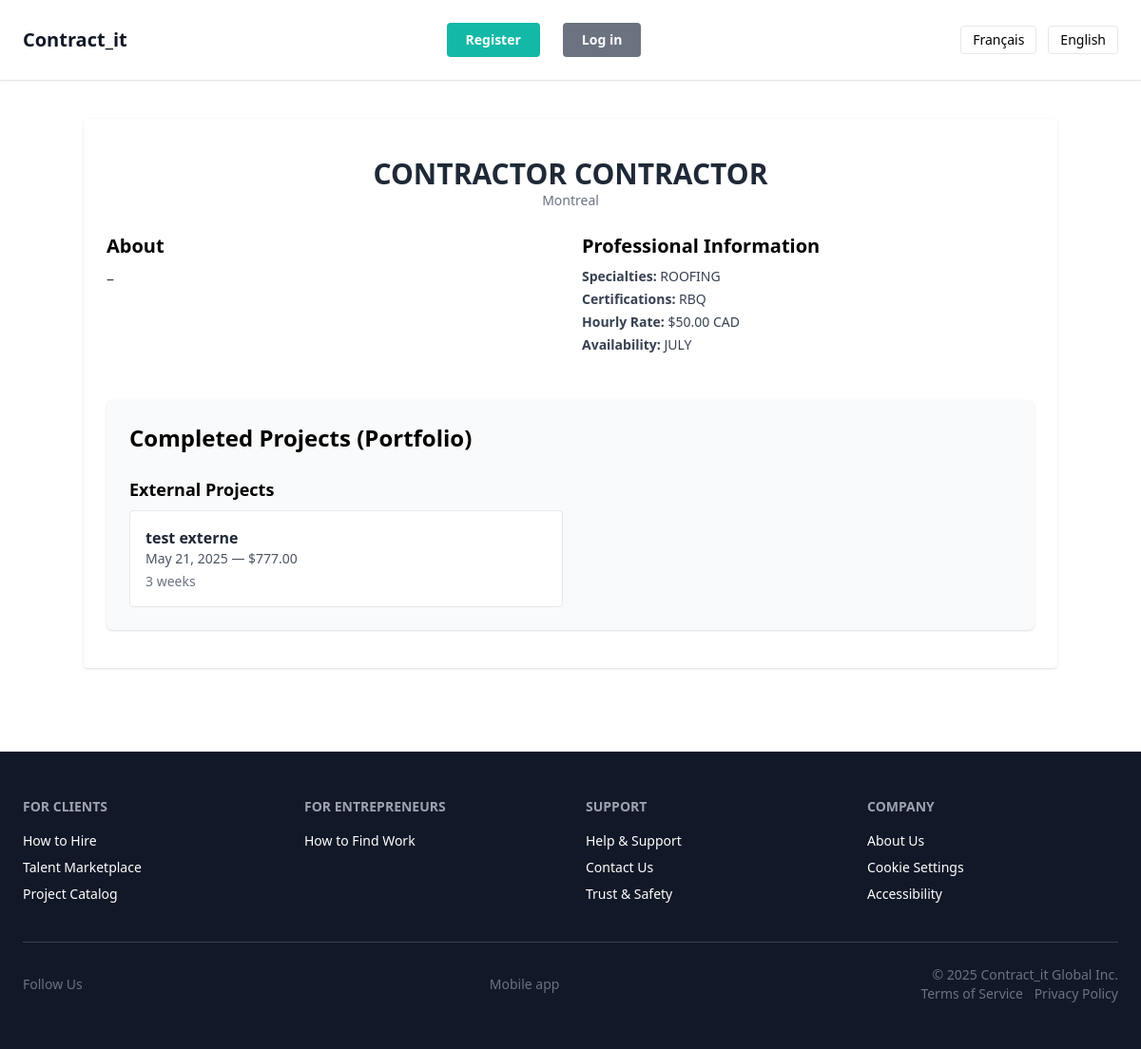
Page /en/accounts/contractors/2/ on the committed database.
### accounts/models.py (models this page shows, shortened)
class CustomUser(AbstractBaseUser, PermissionsMixin):
    email = models.EmailField(unique=True, help_text="Adresse courriel utilisée pour se connecter à la plateforme. Obligatoire.")
    first_name = models.CharField(max_length=150, blank=True, help_text="Prénom de l'utilisateur. Optionnel.")
    last_name = models.CharField(max_length=150, blank=True, help_text="Nom de famille de l'utilisateur. Optionnel.")
    phone = models.CharField(max_length=15, blank=True, help_text="Numéro de téléphone. Optionnel.")
    city = models.CharField(max_length=100, help_text="Ville de résidence de l'utilisateur. Obligatoire.")
    language = models.CharField(max_length=10, choices=LANGUAGE_CHOICES, default='fr', help_text="Langue de l'interface utilisateur.")
    profile_picture = models.ImageField(
        upload_to='profiles/',
        blank=True,
        null=True,
        default='core/images/default-avatar.jpg',
        help_text="Photo de profil affichée publiquement. Optionnel."
    )
    bio = models.TextField(blank=True, help_text="Courte biographie affichée publiquement. Optionnel.")
    company_name = models.CharField(max_length=255, blank=True, help_text="Nom d'entreprise ou identité professionnelle. Optionnel.")
    is_verified = models.BooleanField(default=False, help_text="Statut de vérification validé manuellement par l'équipe. Optionnel.")
    date_joined = models.DateTimeField(auto_now_add=True, help_text="Date d'inscription de l'utilisateur. Générée automatiquement.")
    is_client = models.BooleanField(default=False, help_text="L'utilisateur peut publier des projets (client).")
    is_contractor = models.BooleanField(default=False, help_text="L'utilisateur peut proposer ses services (entrepreneur).")
    specialties = models.CharField(max_length=255, blank=True, help_text="Spécialités : plomberie, électricité, toiture, etc.")
    hourly_rate = models.DecimalField(max_digits=8, decimal_places=2, null=True, blank=True, help_text="Tarif horaire proposé. Optionnel.")
    availability = models.CharField(max_length=100, blank=True, help_text="Disponibilité actuelle (ex. : Disponible en juin).")
    certifications = models.TextField(blank=True, help_text="Certifications détenues (RBQ, ASP, etc.).")
    project_history_count = models.PositiveIntegerField(default=0, help_text="Nombre total de projets publiés.")
    USERNAME_FIELD = 'email'
    REQUIRED_FIELDS = ['language']
    objects = CustomUserManager()
    is_active = models.BooleanField(default=True, help_text="Statut actif du compte.")
    is_staff = models.BooleanField(default=False, help_text="Autorisation d'accès à l’interface d’administration.")
    def get_display_name(self):
        if self.first_name or self.last_name:
            return f"{self.first_name} {self.last_name}".strip()
        return self.email

### projects/models.py (models this page shows, shortened)
class ExternalPortfolioItem(models.Model):
    user = models.ForeignKey(
        CustomUser,
        on_delete=models.CASCADE,  # 🔁 Si l'utilisateur est supprimé, ses projets le sont aussi
        related_name='external_portfolio_items',
        help_text="Utilisateur (entrepreneur) ayant réalisé ce projet externe."
    )
    title = models.CharField(
        max_length=100,
        help_text="Titre court et explicite du projet externe (ex. : Rénovation cuisine 2023)."
    )
    description = models.TextField(
        blank=True,
        help_text="Description libre du projet (matériaux, durée, défis techniques…)."
    )
    date = models.DateField(
        help_text="Date à laquelle le projet a été réalisé (mois ou année)."
    )
    duration = models.CharField(
        max_length=100,
        help_text="Durée totale du projet (ex. : 3 semaines, 2 mois)."
    )
    price = models.DecimalField(
        max_digits=10,  # 🔢 Jusqu’à 9 999 999.99
        decimal_places=2,
        help_text="Montant payé pour la réalisation du projet (en dollars CAD)."
    )
    created_at = models.DateTimeField(
        auto_now_add=True,
        help_text="Date d’enregistrement de ce projet dans le portfolio."
    )
    visible_in_portfolio = models.BooleanField(
        default=True,
        help_text="Ce projet est-il visible par les visiteurs du profil public ?"
    )

### accounts/views.py (the view)
# urls.py: path("contractors/<int:user_id>/", views.contractor_detail_view, name="contractor_detail_view"),  # Profil public d’un entrepreneur
def contractor_detail_view(request, user_id):
    try:
        profile = CustomUser.objects.get(id=user_id, is_contractor=True)
    except CustomUser.DoesNotExist:
        raise Http404("Cet entrepreneur n'existe pas ou n'est pas visible publiquement.")
    external_has = profile.external_portfolio_items.exists()
    internal_visible_items = profile.internal_portfolio_items.filter(visible_in_portfolio=True)
    internal_has = internal_visible_items.exists()
    return render(request, "accounts/contractor_detail.html", {
        "profile": profile,
        "external_has": external_has,
        "internal_visible_items": internal_visible_items,
        "internal_has": internal_has,
    })

### accounts/context_processors.py (called while the page is built)
def user_roles(request):
    user = request.user  # 🔍 Récupère l’utilisateur connecté (AnonymousUser si non connecté)
    return {
        'is_client': getattr(user, 'is_client', False),         # ✅ True si client, sinon False
        'is_contractor': getattr(user, 'is_contractor', False)  # ✅ True si entrepreneur, sinon False
    }

### accounts/templates/accounts/contractor_detail.html (shortened to what this page needs)
{% extends "core/useful/base1.html" %}
{% load i18n %}
{% block content %}
<div class="max-w-5xl mx-auto px-6 py-10 bg-white shadow rounded">
    <div class="text-center mb-6">
        <h1 class="text-3xl font-bold text-gray-800">{{ profile.get_display_name }}</h1>
        <p class="text-sm text-gray-500">{{ profile.city }}</p>
    </div>
    <div class="grid md:grid-cols-2 gap-6 mb-8">
        <div>
            <h2 class="text-xl font-semibold mb-2">{% trans "About" %}</h2>
            <p class="text-gray-700 whitespace-pre-line">{{ profile.bio|default:"–" }}</p>
        </div>
        <div>
            <h2 class="text-xl font-semibold mb-2">{% trans "Professional Information" %}</h2>
            <ul class="text-gray-700 text-sm space-y-1">
                <li><strong>{% trans "Specialties" %}:</strong> {{ profile.specialties|default:"–" }}</li>
                <li><strong>{% trans "Certifications" %}:</strong> {{ profile.certifications|default:"–" }}</li>
                <li><strong>{% trans "Hourly Rate" %}:</strong>
                    {% if profile.hourly_rate %}
                        ${{ profile.hourly_rate }} CAD
                    {% else %}
                        {% trans "Not specified" %}
                    {% endif %}
                </li>
                <li><strong>{% trans "Availability" %}:</strong> {{ profile.availability|default:"–" }}</li>
            </ul>
        </div>
    </div>
    {% if external_has or internal_has %}
        <section class="mt-12 bg-gray-50 p-6 shadow rounded-md">
            <h2 class="text-2xl font-bold mb-6">{% trans "Completed Projects (Portfolio)" %}</h2>
            {% if profile.external_portfolio_items.all %}
                <h3 class="text-lg font-semibold mb-2">{% trans "External Projects" %}</h3>
                <div class="grid md:grid-cols-2 gap-4">
                    {% for item in profile.external_portfolio_items.all %}
                        <a href="{% url 'external_portfolio_detail_view' item.id %}" class="block p-4 border rounded hover:shadow bg-white">
                            <h4 class="text-gray-800 font-bold">{{ item.title }}</h4>
                            <p class="text-sm text-gray-600">{{ item.date }} — ${{ item.price }}</p>
                            <p class="text-sm text-gray-500 mt-1">{{ item.duration }}</p>
                        </a>
                    {% endfor %}
                </div>
            {% endif %}
        </section>
    {% endif %}
</div>
{% endblock %}

### rows in the picture
CustomUser: get_display_name "CONTRACTOR CONTRACTOR", city "Montreal", bio "–", specialties "ROOFING", certifications "RBQ", hourly_rate "50.00", availability "JULY"
ExternalPortfolioItem: title "test externe", date "May 21, 2025", price "777.00", duration "3 weeks"
